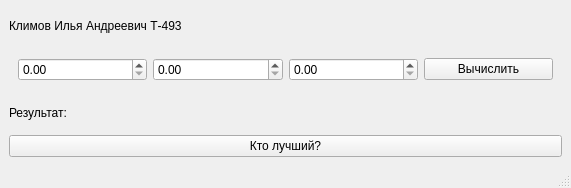
<?xml version="1.0" encoding="UTF-8"?>
<ui version="4.0">
 <class>MainWindow</class>
 <widget class="QMainWindow" name="MainWindow">
  <property name="geometry">
   <rect>
    <x>0</x>
    <y>0</y>
    <width>571</width>
    <height>188</height>
   </rect>
  </property>
  <property name="windowTitle">
   <string>MainWindow</string>
  </property>
  <widget class="QWidget" name="centralwidget">
   <layout class="QVBoxLayout" name="verticalLayout">
    <item>
     <widget class="QLabel" name="author">
      <property name="text">
       <string>Климов Илья Андреевич Т-493</string>
      </property>
     </widget>
    </item>
    <item>
     <widget class="QWidget" name="widget" native="true">
      <layout class="QHBoxLayout" name="horizontalLayout">
       <item>
        <widget class="QDoubleSpinBox" name="a"/>
       </item>
       <item>
        <widget class="QDoubleSpinBox" name="b"/>
       </item>
       <item>
        <widget class="QDoubleSpinBox" name="c"/>
       </item>
       <item>
        <widget class="QPushButton" name="calc">
         <property name="text">
          <string>Вычислить</string>
         </property>
        </widget>
       </item>
      </layout>
     </widget>
    </item>
    <item>
     <widget class="QLabel" name="result">
      <property name="text">
       <string>Результат:</string>
      </property>
     </widget>
    </item>
    <item>
     <widget class="QPushButton" name="showAuthor">
      <property name="text">
       <string>Кто лучший?</string>
      </property>
     </widget>
    </item>
   </layout>
  </widget>
  <widget class="QMenuBar" name="menubar">
   <property name="geometry">
    <rect>
     <x>0</x>
     <y>0</y>
     <width>571</width>
     <height>23</height>
    </rect>
   </property>
  </widget>
  <widget class="QStatusBar" name="statusbar"/>
 </widget>
 <resources/>
 <connections/>
</ui>
